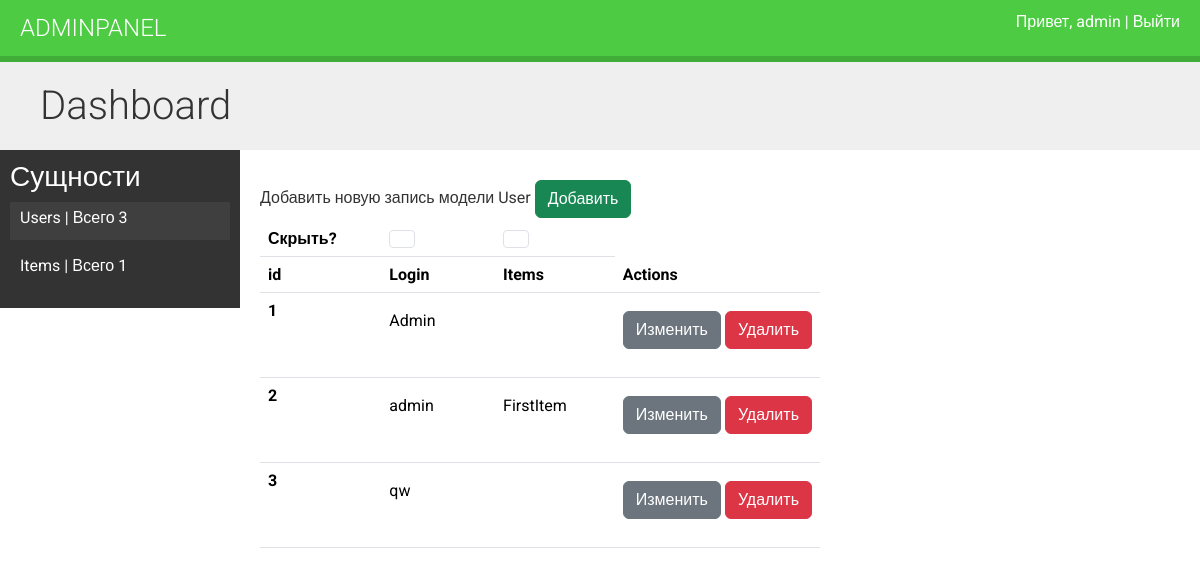
Page /users/ (signed in) on the earlier database version.
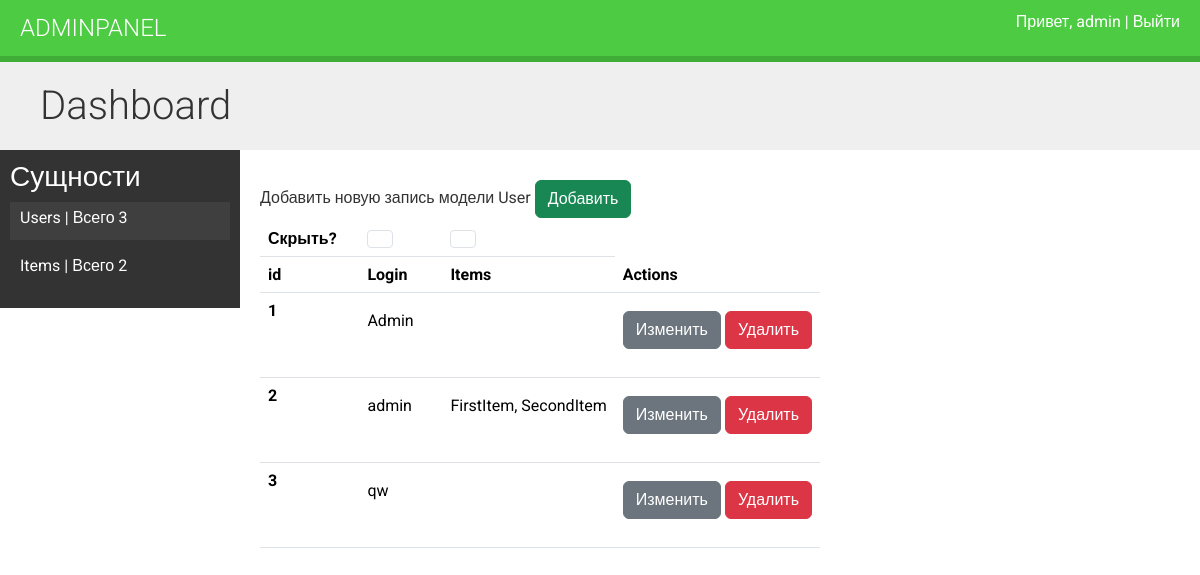
Same page on the later database version.
### app/models.py (models this page shows, shortened)
class BaseModel(models.Model):
    created_at = models.DateTimeField(verbose_name='Время создания', auto_now_add=True)
    updated_at = models.DateTimeField(verbose_name='Время обновления', auto_now=True)
    class Meta:
        abstract = True

class CustomUser(AbstractUser, BaseModel):
    username = models.CharField(verbose_name='Логин', max_length=128, blank=False, null=False, unique=True)
    password = models.CharField(verbose_name="Пароль", max_length=128)
    last_login = ...
    first_name = ...
    last_name = ...
    date_joined = ...
    USERNAME_FIELD = "username"
    class Meta:
        db_table = 'users'

class Item(BaseModel):
    name = models.CharField(max_length=255, null=False, blank=False, verbose_name='Название')
    user = models.ForeignKey(CustomUser, on_delete=models.CASCADE, related_name='items', verbose_name='Пользователь', blank=True)

### app/user_views.py (the view)
# urls.py: path('users/', user_views.dashboard_users, name='users'),
@login_required
def dashboard_users(request):
    users, items = query_or_get_objects_from_cache()
    context = {
        'users': users,
        'items': items,
        'select': 'users'
    }
    return render(request, 'users.html', context=context)

### app/utils.py (called while the page is built)
def query_or_get_objects_from_cache() -> list[QuerySet]:
    users = cache.get('users')
    if not users:
        users = CustomUser.objects.all()
        cache.set('users', users)
    items = cache.get('items')
    if not items:
        items = Item.objects.all()
        cache.set('items', items)
    return [users, items]

### app/templates/users.html (shortened to what this page needs)
{% extends "dashboard.html" %}
{% block mainblock %}
<div class="module">
    Добавить новую запись модели User
    <a href="{% url "app:create_user" %}" class="btn btn-success">Добавить</a>
    <table class="table">
        <thead>
            <tr>
              <th scope="col">Скрыть?</th>
              <th scope="col"><input class="form-check-input" onclick="toggleColumn('col1')" type="checkbox" value="" id="flexCheckDefault"></button></th>
              <th scope="col"><input class="form-check-input" onclick="toggleColumn('col2')" type="checkbox" value="" id="flexCheckDefault"></button></th>
            </tr>
          </thead>
        <thead>
          <tr>
            <th scope="col">id</th>
            <th scope="col">Login</th>
            <th scope="col">Items</th>
            <th scope="col">Actions</th>
          </tr>
        </thead>
        <tbody>
            {% for user in users %}
            <tr>
                <th scope="row" class='fit'>{{user.id}}</th>
                <td class='fit'><p class='col1 fit'>{{user.username}}</p></td>
                <td class=' fit'>
                    <p class='fit col2'>
                        {% for item in items %}
                        {% if item.user == user %}
                            {% if forloop.last %}
                                {{item.name}}
                            {% else %}
                                {{item.name}},
                            {% endif %}
                        {% endif %}
                    {%empty%}
                        Нет значений
                    {% endfor %}
                    </p>
                </td>
                <td class='fit'>
                    <p class='fit'>
                        <a href="{% url "app:edit_user" user.id%}" class="btn btn-secondary">Изменить</a>
                        <a href="{% url "app:delete_user" user.id %}" class="btn btn-danger">Удалить</a>
                    </p>
                </td>
            </tr>
            {% endfor %}
</div>
{% endblock mainblock %}

### app/templates/base.html (shortened to what this page needs)
{% load bootstrap5 %}
{% bootstrap_css %}
{% load static %}
<!DOCTYPE html>
<html>
<head>
<link href="{% static "css/base.css" %}" rel="stylesheet">
</head>
<body>
    <div id="header">
        <a href="/" class="logo">AdminPanel</a>
        <ul class="menu">
        {% if request.user.is_authenticated %}
        <li><a href="{% url "app:logout" %}">Привет, {{request.user.username}} | Выйти</a></li>
        {% else %}
            <li><a href="{% url "app:login" %}">Войти</a></li>
        {% endif %}
        </ul>
    </div>
    <div id="content">
        {% block content %}
        {% endblock %}
        {% block mainblock %}{% endblock mainblock %}
    </div>
</body>
</html>

Differences in the rows shown:
added Item: name "SecondItem", shown under CustomUser "admin"
Other differences:
{{ items.count }}: "1" → "2"
